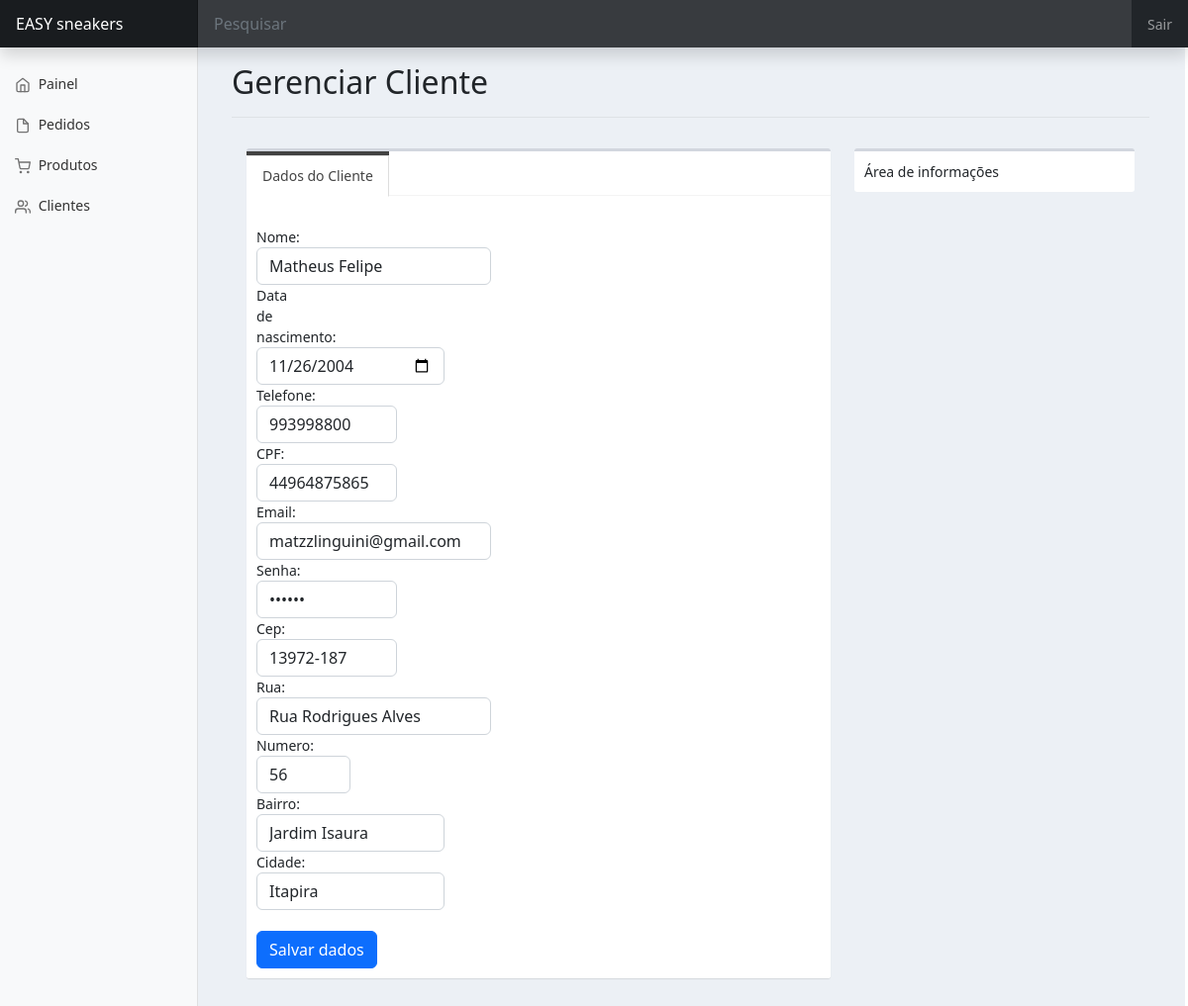
The app's page /adm/cliente-editar.php?id=1 with its own data.
### tables this page shows
CREATE TABLE `clientes` (
  `id` int(10) UNSIGNED NOT NULL,
  `nome` varchar(60) DEFAULT NULL,
  `datanasc` varchar(20) DEFAULT NULL,
  `telefone` varchar(20) DEFAULT NULL,
  `cpf` varchar(11) DEFAULT NULL,
  `email` varchar(50) DEFAULT NULL,
  `senha` varchar(15) DEFAULT NULL,
  `cep` varchar(15) DEFAULT NULL,
  `rua` varchar(100) DEFAULT NULL,
  `numero` varchar(5) DEFAULT NULL,
  `bairro` varchar(50) DEFAULT NULL,
  `cidade` varchar(50) DEFAULT NULL
);

### classes/Cliente.php (called while the page is built, shortened)
<?php
class Cliente
{
    public $id;
    public function __construct($id = false)
    {
        if ($id) {
            $this->id = $id;
            $this->carregar();
        }
    }
    public function carregar()
    {
        $sql = "SELECT * FROM clientes WHERE id=". $this->id;
        $conexao = new PDO('mysql:host=127.0.0.1;dbname=easysneakers', 'root', '');
        $resultado = $conexao->query($sql);
        $linha = $resultado->fetch();
        $this->nome = $linha['nome'];
        $this->datanasc = $linha['datanasc'];
        $this->telefone = $linha['telefone'];
        $this->cpf = $linha['cpf'];
        $this->email = $linha['email'];
        $this->senha = $linha['senha'];
        $this->cep = $linha['cep'];
        $this->rua = $linha['rua'];
        $this->numero = $linha['numero'];
        $this->bairro = $linha['bairro'];
        $this->cidade = $linha['cidade'];
    }
}

### adm/cliente-editar.php (the view, shortened to what this page needs)
<?php
	require_once '../classes/Cliente.php';
	$id = $_GET['id'];
  	$cliente = new Cliente($id);
?>
<!doctype html>
<html lang="pt-br">
  <head>
    <link href="../assets/dist/css/bootstrap.min.css" rel="stylesheet">
    <link rel="stylesheet" href="../css/adm.css">
    <link href="dashboard.css" rel="stylesheet">
  </head>
  <body>
<header class="navbar navbar-dark sticky-top bg-dark flex-md-nowrap p-0 shadow">
  <a class="navbar-brand col-md-3 col-lg-2 me-0 px-3 fs-6" href="#">EASY sneakers</a>
  <input class="form-control form-control-dark w-100 rounded-0 border-0" type="text" placeholder="Pesquisar" aria-label="Search">
  <div class="navbar-nav">
    <div class="nav-item text-nowrap">
      <a class="nav-link px-3" href="adm-logout.php">Sair</a>
    </div>
  </div>
</header>
<div class="container-fluid">
  <div class="row">
  <div class="content-wrapper">
    <main class="col-md-9 ms-sm-auto col-lg-10 px-md-4">
      <div class="d-flex justify-content-between flex-wrap flex-md-nowrap align-items-center pt-3 pb-2 mb-3 border-bottom">
        <h1 class="h2">Gerenciar Cliente</h1>
        </div>
        <section class="content container-fluid">
            <div class="row">
                <div class="col-xs-12 col-sm-8">
                    <div class="box">
                        <div class="nav-tabs-custom">
                            <ul class="nav nav-tabs">
                                <li class="active"><a href="#pessoais" data-toggle="tab">Dados do Cliente</a></li>
                            </ul>
                            <div class="tab-content">
                                <div class="tab-pane active" id="pessoais">
                                    <div class="post"><br>
                                        <form id="form1" name="form1" class="form-horizontal" action="cliente-editar-gravar.php" method="post" onsubmit="return checkCheckBox(this)" enctype="multipart/form-data">
                                            <div class="row">
                                                <div class="col-xs-12">
                                                    <div class="form-group">
                                                        <label for="inputNome" class="col-md-2 control-label">Nome:</label>
                                                        <div class="col-sm-5">
                                                            <input type="text" class="form-control" name="inputNome" id="inputNome" value="<?php echo $cliente->nome ?>" />
                                                        </div>
                                                        <label for="inputData" class="col-md-1 control-label">Data de nascimento:</label>
                                                        <div class="col-sm-4">
                                                            <input type="date" class="form-control" name="inputData" id="inputData" value="<?php echo $cliente->datanasc ?>"/>
                                                        </div>
                                                    </div>
                                                    <div class="form-group">
                                                        <label for="inputTelefone" class="col-md-2 control-label">Telefone:</label>
                                                        <div class="col-sm-3">
                                                            <input type="text" class="form-control" name="inputTelefone" id="inputTelefone" data-inputmask="'mask': ['(99) 99999-9999']" data-mask="" inputmode="text" value="<?php echo $cliente->telefone ?>"/>
                                                        </div>
                                                    </div>
                                                    <div class="form-group">
                                                        <label for="inputCpf" class="col-md-2 control-label">CPF:</label>
                                                        <div class="col-sm-3">
                                                            <input type="text" class="form-control" name="inputCpf" id="inputCpf" maxlength="11" value="<?php echo $cliente->cpf ?>"/>
                                                        </div>
                                                    </div>
                                                    <div class="form-group">
                                                        <label for="inputEmail" class="col-md-2 control-label">Email:</label>
                                                        <div class="col-sm-5">
                                                            <input type="email" class="form-control" name="inputEmail" id="inputEmail" value="<?php echo $cliente->email ?>"/>
                                                        </div>
                                                    </div>
                                                    <div class="form-group">
                                                        <label for="inputSenha" class="col-md-2 control-label">Senha:</label>
                                                        <div class="col-sm-3">
                                                            <input type="password" class="form-control" name="inputSenha" id="inputSenha" value="<?php echo $cliente->senha ?>" />
                                                        </div>
                                                    </div>
                                                    <div class="form-group">
                                                        <label for="cep" class="col-md-2 control-label">Cep:</label>
                                                        <div class="col-sm-3">
                                                            <input type="text" class="form-control" name="cep" id="cep"maxlength="9" onblur="pesquisacep(this.value);" value="<?php echo $cliente->cep ?>" />
                                                        </div>
                                                    </div>
                                                    <div class="form-group">
                                                        <label for="inputRua" class="col-md-2 control-label">Rua:</label>
                                                        <div class="col-sm-5">
                                                            <input type="text" class="form-control" name="inputRua" id="inputRua" value="<?php echo $cliente->rua ?>" />
                                                        </div>
                                                        <label for="inputNumero" class="col-md-1 control-label">Numero:</label>
                                                        <div class="col-sm-2">
                                                            <input type="text" class="form-control" name="inputNumero" id="inputNumero" value="<?php echo $cliente->numero ?>"/>
                                                        </div>
                                                    </div>
                                                    <div class="form-group">
                                                        <label for="inputBairro" class="col-md-2 control-label">Bairro:</label>
                                                        <div class="col-sm-4">
                                                            <input type="text" class="form-control" name="inputBairro" id="inputBairro" value="<?php echo $cliente->bairro ?>"/>
                                                        </div>
                                                        <label for="inputCidade" class="col-md-1 control-label">Cidade:</label>
                                                        <div class="col-sm-4">
                                                            <input type="text" class="form-control" name="inputCidade" id="inputCidade" value="<?php echo $cliente->cidade ?>"/>
                                                        </div>
                                                    </div>
                                                </div>
                                            </div>
                                            <div class="row">
                                                <div class="col-xs-12">
                                                    <div class="box-footer">
                                                        <div class="col-sm-3 col-sm-offset-2 pull-left">
                                                            <button type="submit" id="groupButton" class="btn btn-primary " title="Salvar as alterações">
                                                                <i class="fa fa-save"></i> Salvar dados
                                                            </button>
                                                        </div>
                                                    </div>
                                                </div>
                                            </div>
                                        </form>
                                    </div>
                                </div>
                            </div>
                        </div>
                    </div>
                </div>
                <div class="col-xs-12 col-sm-4">
                  <div class="box box-default dicas">
                    <div class="box-body box-profile">
                      <div class="direct-chat-msg">
                        <div class="direct-chat-info clearfix">
                          <span class="direct-chat-name pull-left">Área de informações</span>
                        </div>
                      </div>
                    </div>
                  </div>
                </div>
            </div>
        </section>
      </div>
  </div>
</div>
  </body>
</html>

### css/adm.css (style rules this page uses)
.content { min-height: 250px; padding: 15px; margin-right: auto; margin-left: auto; padding-left: 15px; padding-right: 15px; }
.container-fluid { padding-right: 15px; padding-left: 15px; margin-right: auto; margin-left: auto; }
.nav-tabs-custom { margin-bottom: 20px; background: #fff; box-shadow: 0 1px 1px rgb(0 0 0 / 10%); border-radius: 3px; }
.nav-tabs-custom>.nav-tabs { margin: 0; border-bottom-color: #f4f4f4; border-top-right-radius: 3px; border-top-left-radius: 3px; }
.nav-tabs { border-bottom: 1px solid #ddd; }
.nav { padding-left: 0; margin-bottom: 0; list-style: none; }
.nav>li>a { position: relative; display: block; padding: 10px 15px; }
.nav-tabs>li>a { margin-right: 2px; line-height: 1.42857143; border: 1px solid transparent; border-radius: 4px 4px 0 0; }
.nav-tabs-custom>.nav-tabs>li:first-of-type.active>a { border-left-color: transparent; }
.nav-tabs>li.active>a, .nav-tabs>li.active>a:focus, .nav-tabs>li.active>a:hover { color: #555; cursor: default; background-color: #fff; border: 1px solid #ddd; border-bottom-color: transparent; }
.nav-tabs-custom>.nav-tabs>li>a { color: #444; border-radius: 0; }
.nav-tabs-custom>.nav-tabs>li>a, .nav-tabs-custom>.nav-tabs>li>a:hover { background: transparent; margin: 0; }
.nav-tabs-custom>.nav-tabs>li.active>a, .nav-tabs-custom>.nav-tabs>li.active:hover>a { background-color: #fff; color: #444; }
.nav-tabs-custom>.tab-content { background: #fff; padding: 10px; border-bottom-right-radius: 3px; border-bottom-left-radius: 3px; }
a { color: #337ab7; text-decoration: none; background-color: transparent; }
.content-wrapper { background-color: #ecf0f5; }
ul { display: block; list-style-type: disc; margin-block-start: 1em; margin-block-end: 1em; margin-inline-start: 0px; margin-inline-end: 0px; padding-inline-start: 40px; }
ol, ul { margin-top: 0; margin-bottom: 10px; }
.box-body { border-top-left-radius: 0; border-top-right-radius: 0; border-bottom-right-radius: 3px; border-bottom-left-radius: 3px; padding: 10px; }
.box { position: relative; border-radius: 3px; background: #ffffff; border-top: 3px solid #d2d6de; margin-bottom: 20px; width: 100%; box-shadow: 0 1px 1pxrgba(0,0,0,0.1); }
.nav-tabs-custom>.nav-tabs>li.active { border-top-color: #424242; }
.nav-tabs-custom>.nav-tabs>li:first-of-type { margin-left: 0; }
.nav-tabs-custom>.nav-tabs>li { border-top: 4px solid transparent; margin-bottom: -2px; margin-right: 5px; }
.nav-tabs>li { float: left; margin-bottom: -1px; }
.nav>li { position: relative; display: block; }

### adm/dashboard.css (style rules this page uses)
body { font-size: .875rem; }
.feather { width: 16px; height: 16px; }
.sidebar { position: fixed; top: 0; bottom: 0; left: 0; z-index: 100; padding: 48px 0 0; box-shadow: inset -1px 0 0 rgba(0, 0, 0, .1); }
.sidebar-sticky { height: calc(100vh - 48px); overflow-x: hidden; overflow-y: auto; }
.sidebar .nav-link { font-weight: 500; color: #333; }
.sidebar .nav-link .feather { margin-right: 4px; color: #727272; }
.navbar-brand { padding-top: .75rem; padding-bottom: .75rem; background-color: rgba(0, 0, 0, .25); box-shadow: inset -1px 0 0 rgba(0, 0, 0, .25); }
.navbar .form-control { padding: .75rem 1rem; }
.form-control-dark { color: #fff; background-color: rgba(255, 255, 255, .1); border-color: rgba(255, 255, 255, .1); }

### records on screen
clientes: inputNome "Matheus Felipe", inputData "11/26/2004", inputTelefone "993998800", inputCpf "44964875865", inputEmail "matzzlinguini@gmail.com", cep "13972-187", inputRua "Rua Rodrigues Alves", inputNumero "56", inputBairro "Jardim Isaura", inputCidade "Itapira"
